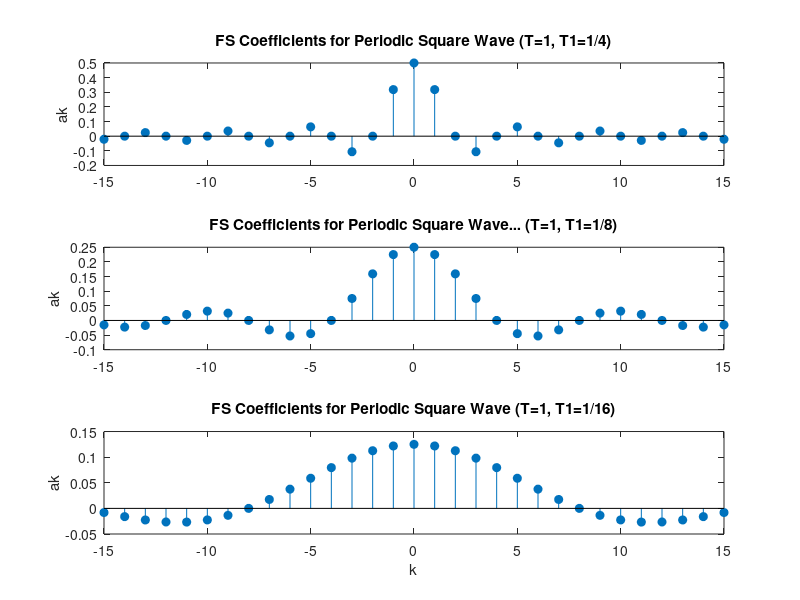

Source code (MATLAB):
clear all
k = -15:15; %number of square wave coefficients
T = 1; %time period of square wave
T1 = 1/4; %duty cycle of square wave
ak1 = sin(k*2*pi*(T1/T))./(k*pi); %square wave Fourier series coefficients
% Ignore the "divide by zero" warning that happens
% because k in the denominator hits 0. We will now do
% a manual correction for a0 ?> ak1(16)
ak1(16) = 2*T1/T;

subplot(3,1,1);
stem(k,ak1,'filled');
ylabel('ak');
title('FS Coefficients for Periodic Square Wave (T=1, T1=1/4)');
T1 = 1/8;
ak2 = sin(k*2*pi*(T1/T))./(k*pi);
ak2(16) = 2*T1/T; % Manual correction for a0 ?> ak2(16)
subplot(3,1,2);
stem(k,ak2,'filled');
ylabel('ak');
title('FS Coefficients for Periodic Square Wave... (T=1, T1=1/8)');
T1 = 1/16;
ak3 = sin(k*2*pi*(T1/T))./(k*pi);
ak3(16) = 2*T1/T; % Manual correction for a0 ?> ak3(16)
subplot(3,1,3);
stem(k,ak3,'filled');
xlabel('k');
ylabel('ak');
title('FS Coefficients for Periodic Square Wave (T=1, T1=1/16)');